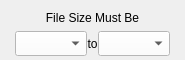
                    <widget class="QWidget" name="scrollAreaContentsAnyFile">
                     <property name="geometry">
                      <rect>
                       <x>0</x>
                       <y>0</y>
                       <width>185</width>
                       <height>60</height>
                      </rect>
                     </property>
                     <layout class="QGridLayout" name="gridLayout_29">
                      <property name="margin">
                       <number>0</number>
                      </property>
                      <property name="spacing">
                       <number>0</number>
                      </property>
                      <item row="0" column="0">
                       <layout class="QGridLayout" name="gridLayout_63">
                        <property name="margin">
                         <number>4</number>
                        </property>
                        <property name="spacing">
                         <number>0</number>
                        </property>
                        <item row="0" column="0" colspan="5">
                         <widget class="QLabel" name="labelSize">
                          <property name="text">
                           <string>File Size Must Be</string>
                          </property>
                          <property name="alignment">
                           <set>Qt::AlignCenter</set>
                          </property>
                         </widget>
                        </item>
                        <item row="1" column="2">
                         <widget class="QLabel" name="labelTo">
                          <property name="text">
                           <string>to</string>
                          </property>
                          <property name="alignment">
                           <set>Qt::AlignCenter</set>
                          </property>
                         </widget>
                        </item>
                        <item row="1" column="1">
                         <widget class="QComboBox" name="comboBoxSizeMin">
                          <property name="minimumSize">
                           <size>
                            <width>0</width>
                            <height>25</height>
                           </size>
                          </property>
                          <property name="styleSheet">
                           <string notr="true">background-color: rgb(255, 255, 255);</string>
                          </property>
                          <item>
                           <property name="text">
                            <string/>
                           </property>
                          </item>
                          <item>
                           <property name="text">
                            <string>500 KB</string>
                           </property>
                          </item>
                          <item>
                           <property name="text">
                            <string>1 MB</string>
                           </property>
                          </item>
                          <item>
                           <property name="text">
                            <string>10 MB</string>
                           </property>
                          </item>
                          <item>
                           <property name="text">
                            <string>50 MB</string>
                           </property>
                          </item>
                          <item>
                           <property name="text">
                            <string>100 MB</string>
                           </property>
                          </item>
                          <item>
                           <property name="text">
                            <string>200 MB</string>
                           </property>
                          </item>
                          <item>
                           <property name="text">
                            <string>500 MB</string>
                           </property>
                          </item>
                          <item>
                           <property name="text">
                            <string>1 GB</string>
                           </property>
                          </item>
                          <item>
                           <property name="text">
                            <string>4 GB</string>
                           </property>
                          </item>
                         </widget>
                        </item>
                        <item row="1" column="3">
                         <widget class="QComboBox" name="comboBoxSizeMax">
                          <property name="minimumSize">
                           <size>
                            <width>0</width>
                            <height>25</height>
                           </size>
                          </property>
                          <property name="styleSheet">
                           <string notr="true">background-color: rgb(255, 255, 255);</string>
                          </property>
                          <item>
                           <property name="text">
                            <string/>
                           </property>
                          </item>
                          <item>
                           <property name="text">
                            <string>500 KB</string>
                           </property>
                          </item>
                          <item>
                           <property name="text">
                            <string>1 MB</string>
                           </property>
                          </item>
                          <item>
                           <property name="text">
                            <string>10 MB</string>
                           </property>
                          </item>
                          <item>
                           <property name="text">
                            <string>50 MB</string>
                           </property>
                          </item>
                          <item>
                           <property name="text">
                            <string>100 MB</string>
                           </property>
                          </item>
                          <item>
                           <property name="text">
                            <string>200 MB</string>
                           </property>
                          </item>
                          <item>
                           <property name="text">
                            <string>500 MB</string>
                           </property>
                          </item>
                          <item>
                           <property name="text">
                            <string>1 GB</string>
                           </property>
                          </item>
                          <item>
                           <property name="text">
                            <string>4 GB</string>
                           </property>
                          </item>
                         </widget>
                        </item>
                       </layout>
                      </item>
                     </layout>
                    </widget>
